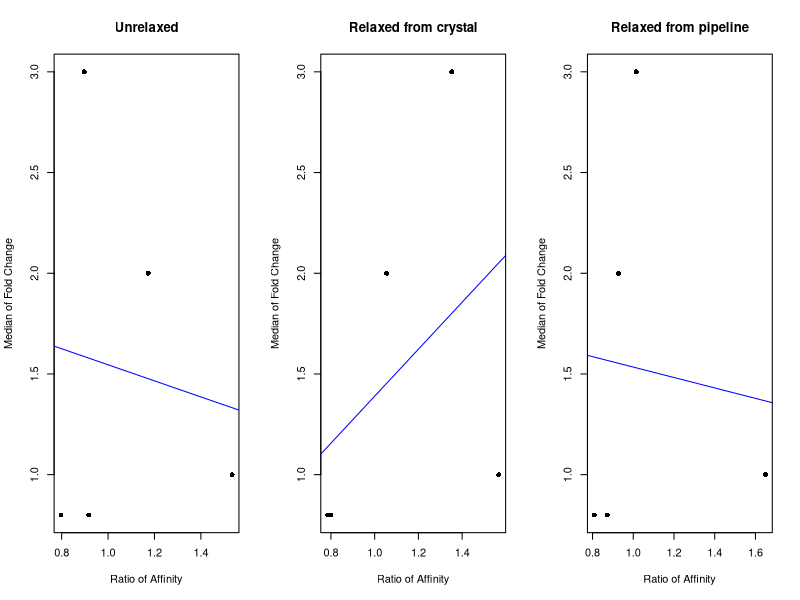
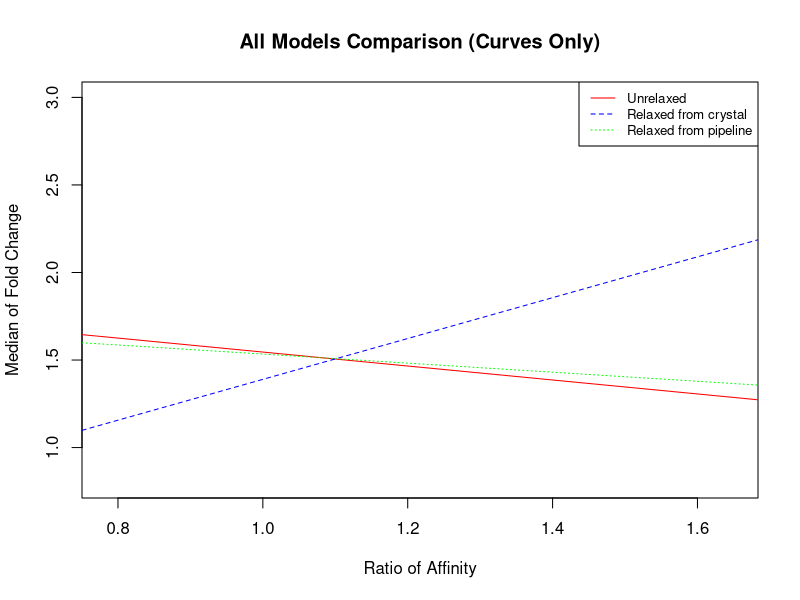
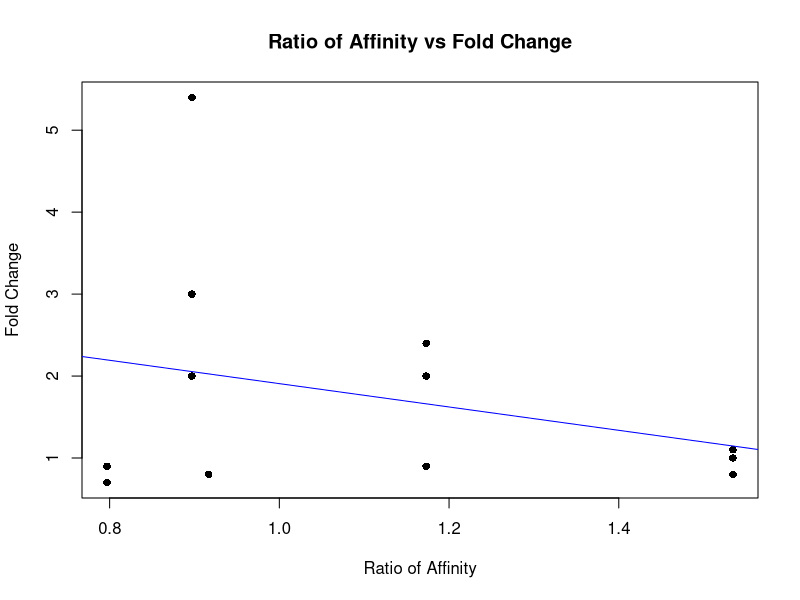
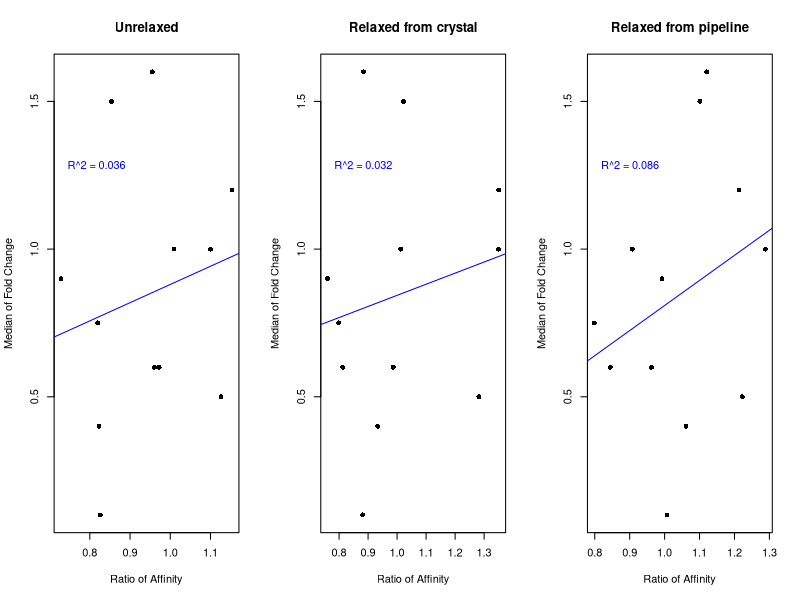
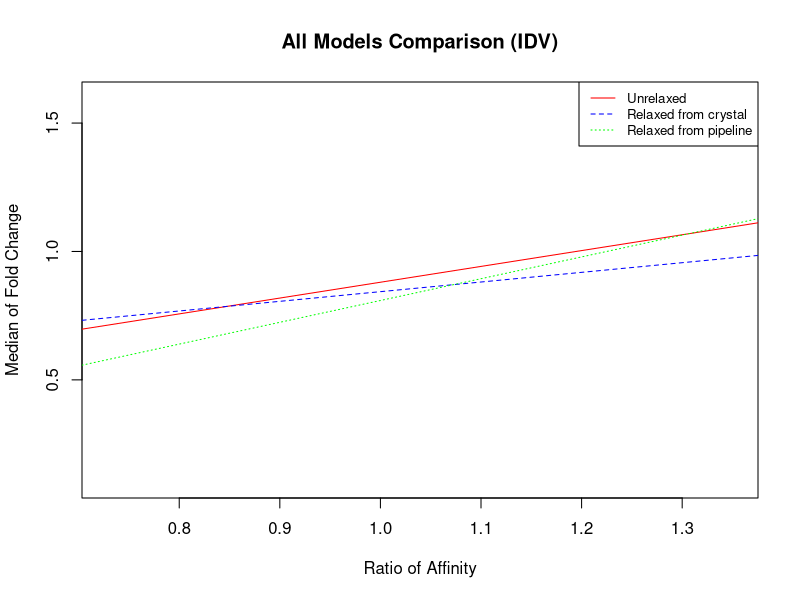
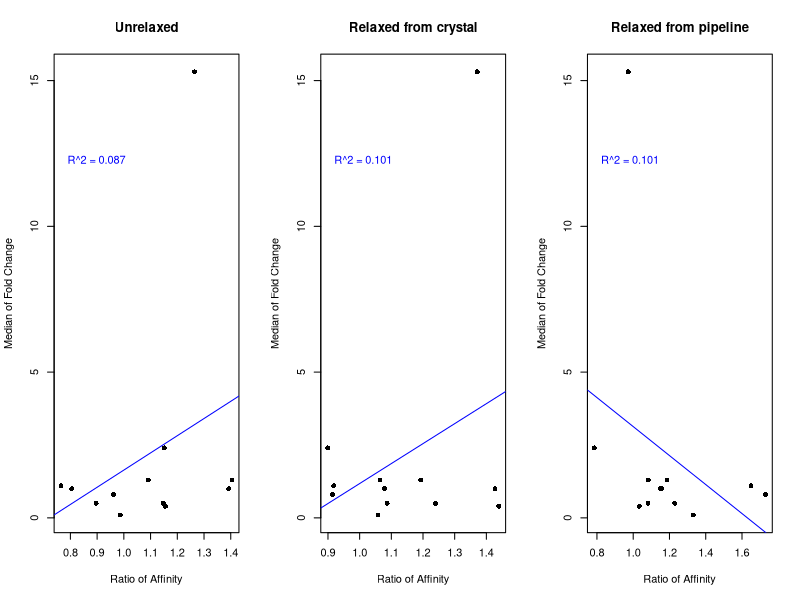
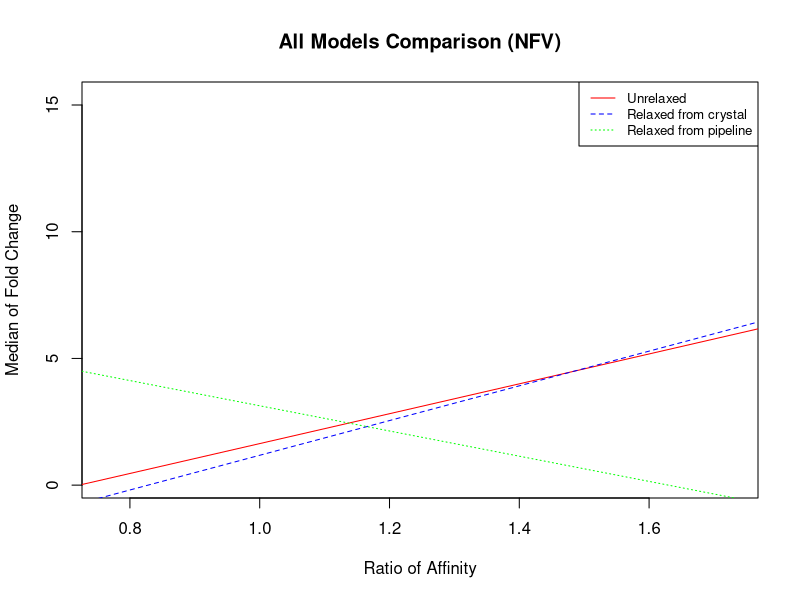
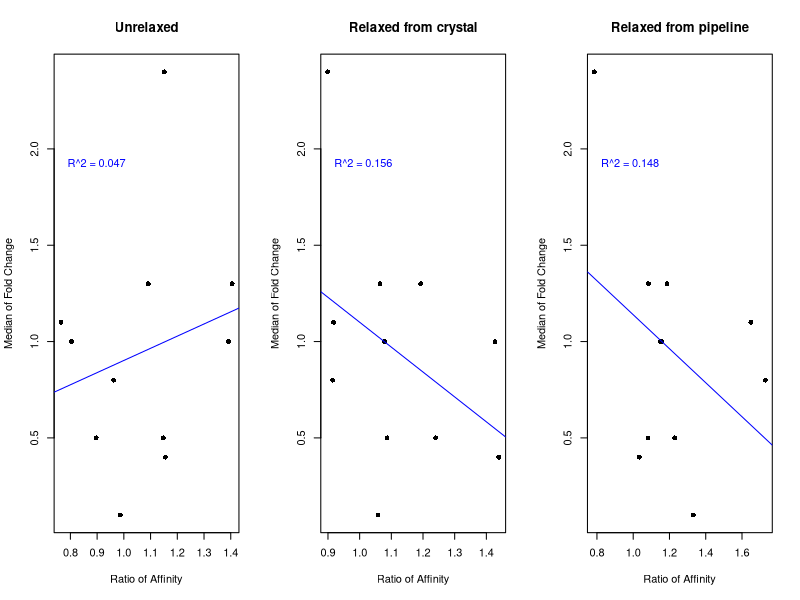

The R source for these figures, in order:
## ---- chunk 1
knitr::opts_chunk$set(echo = TRUE)
## ---- chunk 2
# Ratio of Affinity (unrelaxed)
affinity_unrelaxed <- c(0.897001049,1.534578927,0.796950766,0.916790973,1.173054378)

# Ratio of Affinity (Relaxed from crystal)
affinity_RelaxFromCrystal <- c(1.352603262,1.567577547,0.799184248,0.78491542,1.054536388)

# Ratio of Affinity (Relaxed from pipeline)
affinity_RelaxFromPipeline <- c(1.014825526,1.649007801,0.871906525,0.808731157,0.927492651)

# Median FC
FC_median <- c(3,1,0.8,0.8,2)

# plot all the plots
par(mfrow = c(1, 3))
plot(affinity_unrelaxed, FC_median, main = "Unrelaxed", xlab = "Ratio of Affinity", ylab = "Median of Fold Change", pch = 16)
linear_model <- lm(FC_median ~ affinity_unrelaxed)
summary(linear_model)
abline(linear_model, col = "blue")
plot(affinity_RelaxFromCrystal, FC_median, main = "Relaxed from crystal", xlab = "Ratio of Affinity", ylab = "Median of Fold Change", pch = 16)
linear_model <- lm(FC_median ~ affinity_RelaxFromCrystal)
summary(linear_model)
abline(linear_model, col = "blue")
plot(affinity_RelaxFromPipeline, FC_median, main = "Relaxed from pipeline", xlab = "Ratio of Affinity", ylab = "Median of Fold Change", pch = 16)
linear_model <- lm(FC_median ~ affinity_RelaxFromPipeline)
summary(linear_model)
abline(linear_model, col = "blue")
par(mfrow = c(1, 1))

# Plot the curves
plot(affinity_unrelaxed, FC_median, type = "n",  # type = "n" creates an empty plot
     main = "All Models Comparison (Curves Only)", 
     xlab = "Ratio of Affinity", ylab = "Median of Fold Change", 
     xlim = range(c(affinity_unrelaxed, affinity_RelaxFromCrystal, affinity_RelaxFromPipeline)), 
     ylim = range(FC_median))
abline(lm(FC_median ~ affinity_unrelaxed), col = "red", lty = 1)
abline(lm(FC_median ~ affinity_RelaxFromCrystal), col = "blue", lty = 2)
abline(lm(FC_median ~ affinity_RelaxFromPipeline), col = "green", lty = 3)
legend("topright", legend = c("Unrelaxed", "Relaxed from crystal", "Relaxed from pipeline"), 
       col = c("red", "blue", "green"), lty = c(1, 2, 3), cex = 0.8)

# FC
FC <- c(5.4,2,3,1,1.1,0.8,0.7,0.9,0.8,2.4,2,0.9)
affinity_unrelaxed_FC <- c(0.897001049,0.897001049,0.897001049,1.534578927,1.534578927,1.534578927,0.796950766,0.796950766,0.916790973,1.173054378,1.173054378,1.173054378)
plot(affinity_unrelaxed_FC, FC, main = "Ratio of Affinity vs Fold Change", xlab = "Ratio of Affinity", ylab = "Fold Change", pch = 16)
linear_model <- lm(FC ~ affinity_unrelaxed_FC)
summary(linear_model)
abline(linear_model, col = "blue")

## ---- chunk 3
# Ratio of Affinity (unrelaxed)
affinity_unrelaxed <- c(0.854338081, 1.126120987, 0.972350191, 0.825845588, 1.100121877, 0.822695752, 0.960595423, 0.728228423, 0.819437744, 1.009070072, 1.153778771, 0.95546618)

# Ratio of Affinity (Relaxed from crystal)
affinity_RelaxFromCrystal <- c(1.02282427,1.282074005,0.986741994,0.880965098,1.34955373,0.933309457,0.812604685,0.760600972,0.798239898,1.012549727,1.350480416,0.884335874)

# Ratio of Affinity (Relaxed from pipeline)
affinity_RelaxFromPipeline <- c(1.10101938,1.222653254,0.962110537,1.006590621,1.288664059,1.06118098,0.844659655,0.992419404,0.798666933,0.907603974,1.213313502,1.120532326)


# Median FC
FC_median <- c(1.5,0.5,0.6,0.1,1,0.4,0.6,0.9,0.75,1,1.2,1.6)

# Specify the file path for the output image
png("IDV1.png", width = 2000, height = 1500, res = 300)
par(mfrow = c(1, 3))  # Set up for a 1x3 grid of plots

# Plot 1: Unrelaxed
plot(affinity_unrelaxed, FC_median, main = "Unrelaxed", xlab = "Ratio of Affinity", ylab = "Median of Fold Change", pch = 16)
linear_model <- lm(FC_median ~ affinity_unrelaxed)
summary(linear_model)
abline(linear_model, col = "blue")
r_squared <- summary(linear_model)$r.squared  # Extract R^2
text(x = min(affinity_unrelaxed), y = max(FC_median) * 0.8, labels = paste("R^2 =", round(r_squared, 3)), pos = 4, col = "blue")

# Plot 2: Relaxed from crystal
plot(affinity_RelaxFromCrystal, FC_median, main = "Relaxed from crystal", xlab = "Ratio of Affinity", ylab = "Median of Fold Change", pch = 16)
linear_model <- lm(FC_median ~ affinity_RelaxFromCrystal)
summary(linear_model)
abline(linear_model, col = "blue")
r_squared <- summary(linear_model)$r.squared
text(x = min(affinity_RelaxFromCrystal), y = max(FC_median) * 0.8, labels = paste("R^2 =", round(r_squared, 3)), pos = 4, col = "blue")

# Plot 3: Relaxed from pipeline
plot(affinity_RelaxFromPipeline, FC_median, main = "Relaxed from pipeline", xlab = "Ratio of Affinity", ylab = "Median of Fold Change", pch = 16)
linear_model <- lm(FC_median ~ affinity_RelaxFromPipeline)
summary(linear_model)
abline(linear_model, col = "blue")
r_squared <- summary(linear_model)$r.squared
text(x = min(affinity_RelaxFromPipeline), y = max(FC_median) * 0.8, labels = paste("R^2 =", round(r_squared, 3)), pos = 4, col = "blue")
# Close the device to save IDV1.png
dev.off()

par(mfrow = c(1, 1))  # Reset plotting layout

# Plot the curves
png("IDV2.png", width = 2000, height = 1500, res = 300)
plot(affinity_unrelaxed, FC_median, type = "n",  # type = "n" creates an empty plot
     main = "All Models Comparison (IDV)", 
     xlab = "Ratio of Affinity", ylab = "Median of Fold Change", 
     xlim = range(c(affinity_unrelaxed, affinity_RelaxFromCrystal, affinity_RelaxFromPipeline)), 
     ylim = range(FC_median))
abline(lm(FC_median ~ affinity_unrelaxed), col = "red", lty = 1)
abline(lm(FC_median ~ affinity_RelaxFromCrystal), col = "blue", lty = 2)
abline(lm(FC_median ~ affinity_RelaxFromPipeline), col = "green", lty = 3)
legend("topright", legend = c("Unrelaxed", "Relaxed from crystal", "Relaxed from pipeline"), 
       col = c("red", "blue", "green"), lty = c(1, 2, 3), cex = 0.8)

# Close the device to save the file
dev.off()

# Plot the curves
png("IDV3.png", width = 2000, height = 1500, res = 300)


# Close the device to save the file
dev.off()
## ---- chunk 4
# Ratio of Affinity (unrelaxed)
affinity_unrelaxed <- c(1.091480187,1.155509207,1.147314693,0.986384536,1.392486308,0.896273929,0.961480544,0.764748027,0.804897728,1.405058743,1.264139411,1.151333868)

# Ratio of Affinity (Relaxed from crystal)
affinity_RelaxFromCrystal <- c(1.064085097,1.439161535,1.239692876,1.057591106,1.42733447,1.086663134,0.914576514,0.917969682,1.07845639,1.192706031,1.371224651,0.898933313)

# Ratio of Affinity (Relaxed from pipeline)
affinity_RelaxFromPipeline <- c(1.186327878,1.033789616,1.081736675,1.330627302,1.149443393,1.229004772,1.729249956,1.649221434,1.156659745,1.083926144,0.972314323,0.785447378)

# Median FC
FC_median <- c(1.3,0.4,0.5,0.1,1,0.5,0.8,1.1,1,1.3,15.3,2.4)

# plot all the plots
png("NFV1.png", width = 2000, height = 1500, res = 300)
par(mfrow = c(1, 3))
plot(affinity_unrelaxed, FC_median, main = "Unrelaxed", xlab = "Ratio of Affinity", ylab = "Median of Fold Change", pch = 16)
linear_model <- lm(FC_median ~ affinity_unrelaxed)
summary(linear_model)
abline(linear_model, col = "blue")
r_squared <- summary(linear_model)$r.squared  # Extract R^2
text(x = min(affinity_unrelaxed), y = max(FC_median) * 0.8, labels = paste("R^2 =", round(r_squared, 3)), pos = 4, col = "blue")

plot(affinity_RelaxFromCrystal, FC_median, main = "Relaxed from crystal", xlab = "Ratio of Affinity", ylab = "Median of Fold Change", pch = 16)
linear_model <- lm(FC_median ~ affinity_RelaxFromCrystal)
summary(linear_model)
abline(linear_model, col = "blue")
r_squared <- summary(linear_model)$r.squared
text(x = min(affinity_RelaxFromCrystal), y = max(FC_median) * 0.8, labels = paste("R^2 =", round(r_squared, 3)), pos = 4, col = "blue")

plot(affinity_RelaxFromPipeline, FC_median, main = "Relaxed from pipeline", xlab = "Ratio of Affinity", ylab = "Median of Fold Change", pch = 16)
linear_model <- lm(FC_median ~ affinity_RelaxFromPipeline)
summary(linear_model)
abline(linear_model, col = "blue")
r_squared <- summary(linear_model)$r.squared
text(x = min(affinity_RelaxFromPipeline), y = max(FC_median) * 0.8, labels = paste("R^2 =", round(r_squared, 3)), pos = 4, col = "blue")

# Close the device to save the file
dev.off()
par(mfrow = c(1, 1))
# Plot the curves
png("NFV2.png", width = 2000, height = 1500, res = 300)
plot(affinity_unrelaxed, FC_median, type = "n",  # type = "n" creates an empty plot
     main = "All Models Comparison (NFV)", 
     xlab = "Ratio of Affinity", ylab = "Median of Fold Change", 
     xlim = range(c(affinity_unrelaxed, affinity_RelaxFromCrystal, affinity_RelaxFromPipeline)), 
     ylim = range(FC_median))
abline(lm(FC_median ~ affinity_unrelaxed), col = "red", lty = 1)
abline(lm(FC_median ~ affinity_RelaxFromCrystal), col = "blue", lty = 2)
abline(lm(FC_median ~ affinity_RelaxFromPipeline), col = "green", lty = 3)
legend("topright", legend = c("Unrelaxed", "Relaxed from crystal", "Relaxed from pipeline"), 
       col = c("red", "blue", "green"), lty = c(1, 2, 3), cex = 0.8)
# Close the device to save the file
dev.off()
## ---- chunk 5
# Ratio of Affinity (unrelaxed)
affinity_unrelaxed <- c(1.091480187,1.155509207,1.147314693,0.986384536,1.392486308,0.896273929,0.961480544,0.764748027,0.804897728,1.405058743,1.151333868)

# Ratio of Affinity (Relaxed from crystal)
affinity_RelaxFromCrystal <- c(1.064085097,1.439161535,1.239692876,1.057591106,1.42733447,1.086663134,0.914576514,0.917969682,1.07845639,1.192706031,0.898933313)

# Ratio of Affinity (Relaxed from pipeline)
affinity_RelaxFromPipeline <- c(1.186327878,1.033789616,1.081736675,1.330627302,1.149443393,1.229004772,1.729249956,1.649221434,1.156659745,1.083926144,0.785447378)

# Median FC
FC_median <- c(1.3,0.4,0.5,0.1,1,0.5,0.8,1.1,1,1.3,2.4)

# plot all the plots
png("NFV_out1.png", width = 2000, height = 1500, res = 300)
par(mfrow = c(1, 3))
plot(affinity_unrelaxed, FC_median, main = "Unrelaxed", xlab = "Ratio of Affinity", ylab = "Median of Fold Change", pch = 16)
linear_model <- lm(FC_median ~ affinity_unrelaxed)
summary(linear_model)
abline(linear_model, col = "blue")
r_squared <- summary(linear_model)$r.squared  # Extract R^2
text(x = min(affinity_unrelaxed), y = max(FC_median) * 0.8, labels = paste("R^2 =", round(r_squared, 3)), pos = 4, col = "blue")

plot(affinity_RelaxFromCrystal, FC_median, main = "Relaxed from crystal", xlab = "Ratio of Affinity", ylab = "Median of Fold Change", pch = 16)
linear_model <- lm(FC_median ~ affinity_RelaxFromCrystal)
summary(linear_model)
abline(linear_model, col = "blue")
r_squared <- summary(linear_model)$r.squared
text(x = min(affinity_RelaxFromCrystal), y = max(FC_median) * 0.8, labels = paste("R^2 =", round(r_squared, 3)), pos = 4, col = "blue")

plot(affinity_RelaxFromPipeline, FC_median, main = "Relaxed from pipeline", xlab = "Ratio of Affinity", ylab = "Median of Fold Change", pch = 16)
linear_model <- lm(FC_median ~ affinity_RelaxFromPipeline)
summary(linear_model)
abline(linear_model, col = "blue")
r_squared <- summary(linear_model)$r.squared
text(x = min(affinity_RelaxFromPipeline), y = max(FC_median) * 0.8, labels = paste("R^2 =", round(r_squared, 3)), pos = 4, col = "blue")

# Close the device to save the file
dev.off()
par(mfrow = c(1, 1))
# Plot the curves
png("NFV_out2.png", width = 2000, height = 1500, res = 300)
plot(affinity_unrelaxed, FC_median, type = "n",  # type = "n" creates an empty plot
     main = "All Models Comparison (NFV without outliers)", 
     xlab = "Ratio of Affinity", ylab = "Median of Fold Change", 
     xlim = range(c(affinity_unrelaxed, affinity_RelaxFromCrystal, affinity_RelaxFromPipeline)), 
     ylim = range(FC_median))
abline(lm(FC_median ~ affinity_unrelaxed), col = "red", lty = 1)
abline(lm(FC_median ~ affinity_RelaxFromCrystal), col = "blue", lty = 2)
abline(lm(FC_median ~ affinity_RelaxFromPipeline), col = "green", lty = 3)
legend("topright", legend = c("Unrelaxed", "Relaxed from crystal", "Relaxed from pipeline"), 
       col = c("red", "blue", "green"), lty = c(1, 2, 3), cex = 0.8)
# Close the device to save the file
dev.off()
## ---- chunk 6
# Ratio of Affinity (unrelaxed)
affinity_unrelaxed <- c(1.031875358,1.243511628,0.900923988,1.301665257,0.967093311,0.965524315,0.722806632,0.85946024,0.863900473,0.912902342)

# Ratio of Affinity (Relaxed from crystal)
affinity_RelaxFromCrystal <- c(1.109366813,1.465283174,1.13005981,1.805011528,1.250370683,1.105184606,0.959012485,1.34354006,1.137829472,1.012616126)

# Ratio of Affinity (Relaxed from pipeline)
affinity_RelaxFromPipeline <- c(1.064580449,1.047035223,0.862839023,1.466713516,0.974025292,0.718515784,0.805306039,1.094202983,1.106146988,1.164363485)

# Median FC
FC_median <- c(1.3,0.4,0.7,0.95,0.5,0.6,1,0.6,6.1,0.5)

# plot all the plots
png("SQV1.png", width = 2000, height = 1500, res = 300)
par(mfrow = c(1, 3))
plot(affinity_unrelaxed, FC_median, main = "Unrelaxed", xlab = "Ratio of Affinity", ylab = "Median of Fold Change", pch = 16)
linear_model <- lm(FC_median ~ affinity_unrelaxed)
summary(linear_model)
abline(linear_model, col = "blue")
r_squared <- summary(linear_model)$r.squared  # Extract R^2
text(x = min(affinity_unrelaxed), y = max(FC_median) * 0.8, labels = paste("R^2 =", round(r_squared, 3)), pos = 4, col = "blue")

plot(affinity_RelaxFromCrystal, FC_median, main = "Relaxed from crystal", xlab = "Ratio of Affinity", ylab = "Median of Fold Change", pch = 16)
linear_model <- lm(FC_median ~ affinity_RelaxFromCrystal)
summary(linear_model)
abline(linear_model, col = "blue")
r_squared <- summary(linear_model)$r.squared
text(x = min(affinity_RelaxFromCrystal), y = max(FC_median) * 0.8, labels = paste("R^2 =", round(r_squared, 3)), pos = 4, col = "blue")

plot(affinity_RelaxFromPipeline, FC_median, main = "Relaxed from pipeline", xlab = "Ratio of Affinity", ylab = "Median of Fold Change", pch = 16)
linear_model <- lm(FC_median ~ affinity_RelaxFromPipeline)
summary(linear_model)
abline(linear_model, col = "blue")
r_squared <- summary(linear_model)$r.squared
text(x = min(affinity_RelaxFromPipeline), y = max(FC_median) * 0.8, labels = paste("R^2 =", round(r_squared, 3)), pos = 4, col = "blue")

# Close the device to save the file
dev.off()
par(mfrow = c(1, 1))
# Plot the curves
png("SQV2.png", width = 2000, height = 1500, res = 300)
plot(affinity_unrelaxed, FC_median, type = "n",  # type = "n" creates an empty plot
     main = "All Models Comparison (SQV)", 
     xlab = "Ratio of Affinity", ylab = "Median of Fold Change", 
     xlim = range(c(affinity_unrelaxed, affinity_RelaxFromCrystal, affinity_RelaxFromPipeline)), 
     ylim = range(FC_median))
abline(lm(FC_median ~ affinity_unrelaxed), col = "red", lty = 1)
abline(lm(FC_median ~ affinity_RelaxFromCrystal), col = "blue", lty = 2)
abline(lm(FC_median ~ affinity_RelaxFromPipeline), col = "green", lty = 3)
legend("topright", legend = c("Unrelaxed", "Relaxed from crystal", "Relaxed from pipeline"), 
       col = c("red", "blue", "green"), lty = c(1, 2, 3), cex = 0.8)
# Close the device to save the file
dev.off()
## ---- chunk 7
# Ratio of Affinity (unrelaxed)
affinity_unrelaxed <- c(1.031875358,1.243511628,0.900923988,1.301665257,0.967093311,0.965524315,0.722806632,0.85946024,0.912902342)

# Ratio of Affinity (Relaxed from crystal)
affinity_RelaxFromCrystal <- c(1.109366813,1.465283174,1.13005981,1.805011528,1.250370683,1.105184606,0.959012485,1.34354006,1.012616126)

# Ratio of Affinity (Relaxed from pipeline)
affinity_RelaxFromPipeline <- c(1.064580449,1.047035223,0.862839023,1.466713516,0.974025292,0.718515784,0.805306039,1.094202983,1.164363485)

# Median FC
FC_median <- c(1.3,0.4,0.7,0.95,0.5,0.6,1,0.6,0.5)

# plot all the plots
png("SQV_out1.png", width = 2000, height = 1500, res = 300)
par(mfrow = c(1, 3))
plot(affinity_unrelaxed, FC_median, main = "Unrelaxed", xlab = "Ratio of Affinity", ylab = "Median of Fold Change", pch = 16)
linear_model <- lm(FC_median ~ affinity_unrelaxed)
summary(linear_model)
abline(linear_model, col = "blue")
r_squared <- summary(linear_model)$r.squared  # Extract R^2
text(x = min(affinity_unrelaxed), y = max(FC_median) * 0.8, labels = paste("R^2 =", round(r_squared, 3)), pos = 4, col = "blue")

plot(affinity_RelaxFromCrystal, FC_median, main = "Relaxed from crystal", xlab = "Ratio of Affinity", ylab = "Median of Fold Change", pch = 16)
linear_model <- lm(FC_median ~ affinity_RelaxFromCrystal)
summary(linear_model)
abline(linear_model, col = "blue")
r_squared <- summary(linear_model)$r.squared
text(x = min(affinity_RelaxFromCrystal), y = max(FC_median) * 0.8, labels = paste("R^2 =", round(r_squared, 3)), pos = 4, col = "blue")

plot(affinity_RelaxFromPipeline, FC_median, main = "Relaxed from pipeline", xlab = "Ratio of Affinity", ylab = "Median of Fold Change", pch = 16)
linear_model <- lm(FC_median ~ affinity_RelaxFromPipeline)
summary(linear_model)
abline(linear_model, col = "blue")
r_squared <- summary(linear_model)$r.squared
text(x = min(affinity_RelaxFromPipeline), y = max(FC_median) * 0.8, labels = paste("R^2 =", round(r_squared, 3)), pos = 4, col = "blue")

# Close the device to save the file
dev.off()
par(mfrow = c(1, 1))
# Plot the curves
png("SQV_out2.png", width = 2000, height = 1500, res = 300)
plot(affinity_unrelaxed, FC_median, type = "n",  # type = "n" creates an empty plot
     main = "All Models Comparison (SQV without outliers)", 
     xlab = "Ratio of Affinity", ylab = "Median of Fold Change", 
     xlim = range(c(affinity_unrelaxed, affinity_RelaxFromCrystal, affinity_RelaxFromPipeline)), 
     ylim = range(FC_median))
abline(lm(FC_median ~ affinity_unrelaxed), col = "red", lty = 1)
abline(lm(FC_median ~ affinity_RelaxFromCrystal), col = "blue", lty = 2)
abline(lm(FC_median ~ affinity_RelaxFromPipeline), col = "green", lty = 3)
legend("topright", legend = c("Unrelaxed", "Relaxed from crystal", "Relaxed from pipeline"), 
       col = c("red", "blue", "green"), lty = c(1, 2, 3), cex = 0.8)
# Close the device to save the file
dev.off()
## ---- chunk 8
# Ratio of Affinity (unrelaxed)
affinity_unrelaxed <- c(0.778859282,0.915708022,1.286583194,0.877899956,0.755963532,0.833363059,0.835707918,1.180246554)

# Ratio of Affinity (Relaxed from crystal)
affinity_RelaxFromCrystal <- c(0.957257353,1.04672122,1.269996827,1.131051956,0.956755067,0.894593315,0.876484379,1.220895691)

# Ratio of Affinity (Relaxed from pipeline)
affinity_RelaxFromPipeline <- c(0.933782477,1.049669126,1.183128858,0.959789333,0.872106388,0.761131063,0.909272792,1.263683094)

# Median FC
FC_median <- c(1.6,0.6,1.1,0.5,0.5,0.8,0.9,0.4)

# plot all the plots
png("LPV1.png", width = 2000, height = 1500, res = 300)
par(mfrow = c(1, 3))
plot(affinity_unrelaxed, FC_median, main = "Unrelaxed", xlab = "Ratio of Affinity", ylab = "Median of Fold Change", pch = 16)
linear_model <- lm(FC_median ~ affinity_unrelaxed)
summary(linear_model)
abline(linear_model, col = "blue")
r_squared <- summary(linear_model)$r.squared  # Extract R^2
text(x = min(affinity_unrelaxed), y = max(FC_median) * 0.8, labels = paste("R^2 =", round(r_squared, 3)), pos = 4, col = "blue")

plot(affinity_RelaxFromCrystal, FC_median, main = "Relaxed from crystal", xlab = "Ratio of Affinity", ylab = "Median of Fold Change", pch = 16)
linear_model <- lm(FC_median ~ affinity_RelaxFromCrystal)
summary(linear_model)
abline(linear_model, col = "blue")
r_squared <- summary(linear_model)$r.squared
text(x = min(affinity_RelaxFromCrystal), y = max(FC_median) * 0.8, labels = paste("R^2 =", round(r_squared, 3)), pos = 4, col = "blue")

plot(affinity_RelaxFromPipeline, FC_median, main = "Relaxed from pipeline", xlab = "Ratio of Affinity", ylab = "Median of Fold Change", pch = 16)
linear_model <- lm(FC_median ~ affinity_RelaxFromPipeline)
summary(linear_model)
abline(linear_model, col = "blue")
r_squared <- summary(linear_model)$r.squared
text(x = min(affinity_RelaxFromPipeline), y = max(FC_median) * 0.8, labels = paste("R^2 =", round(r_squared, 3)), pos = 4, col = "blue")

# Close the device to save the file
dev.off()
par(mfrow = c(1, 1))
# Plot the curves
png("LPV2.png", width = 2000, height = 1500, res = 300)
plot(affinity_unrelaxed, FC_median, type = "n",  # type = "n" creates an empty plot
     main = "All Models Comparison (LPV)", 
     xlab = "Ratio of Affinity", ylab = "Median of Fold Change", 
     xlim = range(c(affinity_unrelaxed, affinity_RelaxFromCrystal, affinity_RelaxFromPipeline)), 
     ylim = range(FC_median))
abline(lm(FC_median ~ affinity_unrelaxed), col = "red", lty = 1)
abline(lm(FC_median ~ affinity_RelaxFromCrystal), col = "blue", lty = 2)
abline(lm(FC_median ~ affinity_RelaxFromPipeline), col = "green", lty = 3)
legend("topright", legend = c("Unrelaxed", "Relaxed from crystal", "Relaxed from pipeline"), 
       col = c("red", "blue", "green"), lty = c(1, 2, 3), cex = 0.8)
# Close the device to save the file
dev.off()
## ---- chunk 9
# ATV
# Ratio of Affinity (unrelaxed)
affinity_unrelaxed_ATV <- c(0.897001049,1.534578927,0.796950766,0.916790973,1.173054378)
# Ratio of Affinity (Relaxed from crystal)
affinity_RelaxFromCrystal_ATV <- c(1.352603262,1.567577547,0.799184248,0.78491542,1.054536388)
# Ratio of Affinity (Relaxed from pipeline)
affinity_RelaxFromPipeline_ATV <- c(1.014825526,1.649007801,0.871906525,0.808731157,0.927492651)
# Median FC
FC_median_ATV <- c(3,1,0.8,0.8,2)

# DRV
# Ratio of Affinity (unrelaxed)
affinity_unrelaxed_DRV <- c(1.312634387,0.876617981,0.893677937)
# Ratio of Affinity (Relaxed from crystal)
affinity_RelaxFromCrystal_DRV <- c(1.139530585,0.687031702,0.852309776)
# Ratio of Affinity (Relaxed from pipeline)
affinity_RelaxFromPipeline_DRV <- c(1.427931816,1.006875167,0.977540457)
# Median FC
FC_median_DRV <- c(0.9,0.8,0.6)

# IDV
# Ratio of Affinity (unrelaxed)
affinity_unrelaxed_IDV <- c(0.854338081, 1.126120987, 0.972350191, 0.825845588, 1.100121877, 0.822695752, 0.960595423, 0.728228423, 0.819437744, 1.009070072, 1.153778771, 0.95546618)
# Ratio of Affinity (Relaxed from crystal)
affinity_RelaxFromCrystal_IDV <- c(1.02282427,1.282074005,0.986741994,0.880965098,1.34955373,0.933309457,0.812604685,0.760600972,0.798239898,1.012549727,1.350480416,0.884335874)
# Ratio of Affinity (Relaxed from pipeline)
affinity_RelaxFromPipeline_IDV <- c(1.10101938,1.222653254,0.962110537,1.006590621,1.288664059,1.06118098,0.844659655,0.992419404,0.798666933,0.907603974,1.213313502,1.120532326)
# Median FC
FC_median_IDV <- c(1.5,0.5,0.6,0.1,1,0.4,0.6,0.9,0.75,1,1.2,1.6)

# LPV
# Ratio of Affinity (unrelaxed)
affinity_unrelaxed_LPV <- c(0.778859282,0.915708022,1.286583194,0.877899956,0.755963532,0.833363059,0.835707918,1.180246554)
# Ratio of Affinity (Relaxed from crystal)
affinity_RelaxFromCrystal_LPV <- c(0.957257353,1.04672122,1.269996827,1.131051956,0.956755067,0.894593315,0.876484379,1.220895691)
# Ratio of Affinity (Relaxed from pipeline)
affinity_RelaxFromPipeline_LPV <- c(0.933782477,1.049669126,1.183128858,0.959789333,0.872106388,0.761131063,0.909272792,1.263683094)
# Median FC
FC_median_LPV <- c(1.6,0.6,1.1,0.5,0.5,0.8,0.9,0.4)

# NFV
# Ratio of Affinity (unrelaxed)
affinity_unrelaxed_NFV <- c(1.091480187,1.155509207,1.147314693,0.986384536,1.392486308,0.896273929,0.961480544,0.764748027,0.804897728,1.405058743,1.264139411,1.151333868)
# Ratio of Affinity (Relaxed from crystal)
affinity_RelaxFromCrystal_NFV <- c(1.064085097,1.439161535,1.239692876,1.057591106,1.42733447,1.086663134,0.914576514,0.917969682,1.07845639,1.192706031,1.371224651,0.898933313)
# Ratio of Affinity (Relaxed from pipeline)
affinity_RelaxFromPipeline_NFV <- c(1.186327878,1.033789616,1.081736675,1.330627302,1.149443393,1.229004772,1.729249956,1.649221434,1.156659745,1.083926144,0.972314323,0.785447378)
# Median FC
FC_median_NFV <- c(1.3,0.4,0.5,0.1,1,0.5,0.8,1.1,1,1.3,15.3,2.4)

# SQV
# Ratio of Affinity (unrelaxed)
affinity_unrelaxed_SQV <- c(1.031875358,1.243511628,0.900923988,1.301665257,0.967093311,0.965524315,0.722806632,0.85946024,0.863900473,0.912902342)
# Ratio of Affinity (Relaxed from crystal)
affinity_RelaxFromCrystal_SQV <- c(1.109366813,1.465283174,1.13005981,1.805011528,1.250370683,1.105184606,0.959012485,1.34354006,1.137829472,1.012616126)
# Ratio of Affinity (Relaxed from pipeline)
affinity_RelaxFromPipeline_SQV <- c(1.064580449,1.047035223,0.862839023,1.466713516,0.974025292,0.718515784,0.805306039,1.094202983,1.106146988,1.164363485)
# Median FC
FC_median_SQV <- c(1.3,0.4,0.7,0.95,0.5,0.6,1,0.6,6.1,0.5)

# TPV
affinity_unrelaxed_TPV <- c(1.392665507,0.837786893,0.68749936)
# Ratio of Affinity (Relaxed from crystal)
affinity_RelaxFromCrystal_TPV <- c(1.369824202,0.969355825,0.873308432)
# Ratio of Affinity (Relaxed from pipeline)
affinity_RelaxFromPipeline_TPV <- c(1.223720785,0.877662339,0.699141879)
# Median FC
FC_median_TPV <- c(0.75,1.4,0.8)

# All data
affinity_unrelaxed <- c(affinity_unrelaxed_ATV, affinity_unrelaxed_DRV,affinity_unrelaxed_IDV,affinity_unrelaxed_LPV,affinity_unrelaxed_NFV,affinity_unrelaxed_SQV,affinity_unrelaxed_TPV)
affinity_RelaxFromCrystal <- c(affinity_RelaxFromCrystal_ATV, affinity_RelaxFromCrystal_DRV,affinity_RelaxFromCrystal_IDV,affinity_RelaxFromCrystal_LPV,affinity_RelaxFromCrystal_NFV,affinity_RelaxFromCrystal_SQV,affinity_RelaxFromCrystal_TPV)
affinity_RelaxFromPipeline <- c(affinity_RelaxFromPipeline_ATV, affinity_RelaxFromPipeline_DRV,affinity_RelaxFromPipeline_IDV,affinity_RelaxFromPipeline_LPV,affinity_RelaxFromPipeline_NFV,affinity_RelaxFromPipeline_SQV,affinity_RelaxFromPipeline_TPV)
FC_median <- c(FC_median_ATV,FC_median_DRV,FC_median_IDV,FC_median_LPV,FC_median_NFV,FC_median_SQV,FC_median_TPV)

# plot
# Combine all the drug names
drug_names <- rep(c("ATV", "DRV", "IDV", "LPV", "NFV", "SQV", "TPV"), times = c(5, 3, 12, 8, 12, 10, 3))
# Create color vector for different drugs
drug_colors <- c("ATV" = "red", "DRV" = "blue", "IDV" = "green", "LPV" = "purple", "NFV" = "orange", "SQV" = "pink", "TPV" = "cyan")
colors <- drug_colors[drug_names]

# Plot all the graphs with drug-specific colors
png("ALL1.png", width = 2000, height = 1500, res = 300)
par(mfrow = c(1, 3))

# Plot for unrelaxed affinity
plot(affinity_unrelaxed, FC_median, main = "Unrelaxed", xlab = "Ratio of Affinity", ylab = "Median of Fold Change", pch = 16, col = colors)
linear_model_unrelaxed <- lm(FC_median ~ affinity_unrelaxed)
summary(linear_model_unrelaxed)
abline(linear_model_unrelaxed, col = "blue")
# Add legend
legend("topright", legend = names(drug_colors), col = drug_colors, pch = 16, cex = 0.85, title = "Drug")

# Plot for Relaxed from crystal
plot(affinity_RelaxFromCrystal, FC_median, main = "Relaxed from crystal", xlab = "Ratio of Affinity", ylab = "Median of Fold Change", pch = 16, col = colors)
linear_model_crystal <- lm(FC_median ~ affinity_RelaxFromCrystal)
summary(linear_model_crystal)
abline(linear_model_crystal, col = "blue")
# Add legend
legend("topright", legend = names(drug_colors), col = drug_colors, pch = 16, cex = 0.85,title = "Drug")

# Plot for Relaxed from pipeline
plot(affinity_RelaxFromPipeline, FC_median, main = "Relaxed from pipeline", xlab = "Ratio of Affinity", ylab = "Median of Fold Change", pch = 16, col = colors)
linear_model_pipeline <- lm(FC_median ~ affinity_RelaxFromPipeline)
summary(linear_model_pipeline)
abline(linear_model_pipeline, col = "blue")
# Add legend
legend("topright", legend = names(drug_colors), col = drug_colors, pch = 16, cex = 0.85,title = "Drug")
# Close the device to save the file
dev.off()

par(mfrow = c(1, 1))  # Reset plot layout to 1x1


# Plot the curves
png("ALL2.png", width = 2000, height = 1500, res = 300)
plot(affinity_unrelaxed, FC_median, type = "n",  # type = "n" creates an empty plot
     main = "All Models Comparison (Curves Only)", 
     xlab = "Ratio of Affinity", ylab = "Median of Fold Change", 
     xlim = range(c(affinity_unrelaxed, affinity_RelaxFromCrystal, affinity_RelaxFromPipeline)), 
     ylim = range(FC_median))
abline(lm(FC_median ~ affinity_unrelaxed), col = "red", lty = 1)
abline(lm(FC_median ~ affinity_RelaxFromCrystal), col = "blue", lty = 2)
abline(lm(FC_median ~ affinity_RelaxFromPipeline), col = "green", lty = 3)
legend("topright", legend = c("Unrelaxed", "Relaxed from crystal", "Relaxed from pipeline"), 
       col = c("red", "blue", "green"), lty = c(1, 2, 3), cex = 0.8)
# Close the device to save the file
dev.off()

## ---- chunk 10
# ATV
# Ratio of Affinity (unrelaxed)
affinity_unrelaxed_ATV <- c(0.897001049,1.534578927,0.796950766,0.916790973,1.173054378)
# Ratio of Affinity (Relaxed from crystal)
affinity_RelaxFromCrystal_ATV <- c(1.352603262,1.567577547,0.799184248,0.78491542,1.054536388)
# Ratio of Affinity (Relaxed from pipeline)
affinity_RelaxFromPipeline_ATV <- c(1.014825526,1.649007801,0.871906525,0.808731157,0.927492651)
# Median FC
FC_median_ATV <- c(3,1,0.8,0.8,2)

# DRV
# Ratio of Affinity (unrelaxed)
affinity_unrelaxed_DRV <- c(1.312634387,0.876617981,0.893677937)
# Ratio of Affinity (Relaxed from crystal)
affinity_RelaxFromCrystal_DRV <- c(1.139530585,0.687031702,0.852309776)
# Ratio of Affinity (Relaxed from pipeline)
affinity_RelaxFromPipeline_DRV <- c(1.427931816,1.006875167,0.977540457)
# Median FC
FC_median_DRV <- c(0.9,0.8,0.6)

# IDV
# Ratio of Affinity (unrelaxed)
affinity_unrelaxed_IDV <- c(0.854338081, 1.126120987, 0.972350191, 0.825845588, 1.100121877, 0.822695752, 0.960595423, 0.728228423, 0.819437744, 1.009070072, 1.153778771, 0.95546618)
# Ratio of Affinity (Relaxed from crystal)
affinity_RelaxFromCrystal_IDV <- c(1.02282427,1.282074005,0.986741994,0.880965098,1.34955373,0.933309457,0.812604685,0.760600972,0.798239898,1.012549727,1.350480416,0.884335874)
# Ratio of Affinity (Relaxed from pipeline)
affinity_RelaxFromPipeline_IDV <- c(1.10101938,1.222653254,0.962110537,1.006590621,1.288664059,1.06118098,0.844659655,0.992419404,0.798666933,0.907603974,1.213313502,1.120532326)
# Median FC
FC_median_IDV <- c(1.5,0.5,0.6,0.1,1,0.4,0.6,0.9,0.75,1,1.2,1.6)

# LPV
# Ratio of Affinity (unrelaxed)
affinity_unrelaxed_LPV <- c(0.778859282,0.915708022,1.286583194,0.877899956,0.755963532,0.833363059,0.835707918,1.180246554)
# Ratio of Affinity (Relaxed from crystal)
affinity_RelaxFromCrystal_LPV <- c(0.957257353,1.04672122,1.269996827,1.131051956,0.956755067,0.894593315,0.876484379,1.220895691)
# Ratio of Affinity (Relaxed from pipeline)
affinity_RelaxFromPipeline_LPV <- c(0.933782477,1.049669126,1.183128858,0.959789333,0.872106388,0.761131063,0.909272792,1.263683094)
# Median FC
FC_median_LPV <- c(1.6,0.6,1.1,0.5,0.5,0.8,0.9,0.4)

# NFV
# Ratio of Affinity (unrelaxed)
affinity_unrelaxed_NFV <- c(1.091480187,1.155509207,1.147314693,0.986384536,1.392486308,0.896273929,0.961480544,0.764748027,0.804897728,1.405058743,1.151333868)
# Ratio of Affinity (Relaxed from crystal)
affinity_RelaxFromCrystal_NFV <- c(1.064085097,1.439161535,1.239692876,1.057591106,1.42733447,1.086663134,0.914576514,0.917969682,1.07845639,1.192706031,0.898933313)
# Ratio of Affinity (Relaxed from pipeline)
affinity_RelaxFromPipeline_NFV <- c(1.186327878,1.033789616,1.081736675,1.330627302,1.149443393,1.229004772,1.729249956,1.649221434,1.156659745,1.083926144,0.785447378)
# Median FC
FC_median_NFV <- c(1.3,0.4,0.5,0.1,1,0.5,0.8,1.1,1,1.3,2.4)

# SQV
# Ratio of Affinity (unrelaxed)
affinity_unrelaxed_SQV <- c(1.031875358,1.243511628,0.900923988,1.301665257,0.967093311,0.965524315,0.722806632,0.85946024,0.912902342)
# Ratio of Affinity (Relaxed from crystal)
affinity_RelaxFromCrystal_SQV <- c(1.109366813,1.465283174,1.13005981,1.805011528,1.250370683,1.105184606,0.959012485,1.34354006,1.012616126)
# Ratio of Affinity (Relaxed from pipeline)
affinity_RelaxFromPipeline_SQV <- c(1.064580449,1.047035223,0.862839023,1.466713516,0.974025292,0.718515784,0.805306039,1.094202983,1.164363485)
# Median FC
FC_median_SQV <- c(1.3,0.4,0.7,0.95,0.5,0.6,1,0.6,0.5)

# TPV
affinity_unrelaxed_TPV <- c(1.392665507,0.837786893,0.68749936)
# Ratio of Affinity (Relaxed from crystal)
affinity_RelaxFromCrystal_TPV <- c(1.369824202,0.969355825,0.873308432)
# Ratio of Affinity (Relaxed from pipeline)
affinity_RelaxFromPipeline_TPV <- c(1.223720785,0.877662339,0.699141879)
# Median FC
FC_median_TPV <- c(0.75,1.4,0.8)

# All data
affinity_unrelaxed <- c(affinity_unrelaxed_ATV, affinity_unrelaxed_DRV,affinity_unrelaxed_IDV,affinity_unrelaxed_LPV,affinity_unrelaxed_NFV,affinity_unrelaxed_SQV,affinity_unrelaxed_TPV)
affinity_RelaxFromCrystal <- c(affinity_RelaxFromCrystal_ATV, affinity_RelaxFromCrystal_DRV,affinity_RelaxFromCrystal_IDV,affinity_RelaxFromCrystal_LPV,affinity_RelaxFromCrystal_NFV,affinity_RelaxFromCrystal_SQV,affinity_RelaxFromCrystal_TPV)
affinity_RelaxFromPipeline <- c(affinity_RelaxFromPipeline_ATV, affinity_RelaxFromPipeline_DRV,affinity_RelaxFromPipeline_IDV,affinity_RelaxFromPipeline_LPV,affinity_RelaxFromPipeline_NFV,affinity_RelaxFromPipeline_SQV,affinity_RelaxFromPipeline_TPV)
FC_median <- c(FC_median_ATV,FC_median_DRV,FC_median_IDV,FC_median_LPV,FC_median_NFV,FC_median_SQV,FC_median_TPV)

# plot
# Combine all the drug names
drug_names <- rep(c("ATV", "DRV", "IDV", "LPV", "NFV", "SQV", "TPV"), times = c(5, 3, 12, 8, 12, 10, 3))
# Create color vector for different drugs
drug_colors <- c("ATV" = "red", "DRV" = "blue", "IDV" = "green", "LPV" = "purple", "NFV" = "orange", "SQV" = "pink", "TPV" = "cyan")
colors <- drug_colors[drug_names]

# Plot all the graphs with drug-specific colors
png("ALL_without1.png", width = 2000, height = 1500, res = 300)
par(mfrow = c(1, 3))

# Plot for unrelaxed affinity
plot(affinity_unrelaxed, FC_median, main = "Unrelaxed", xlab = "Ratio of Affinity", ylab = "Median of Fold Change", pch = 16, col = colors)
linear_model_unrelaxed <- lm(FC_median ~ affinity_unrelaxed)
summary(linear_model_unrelaxed)
abline(linear_model_unrelaxed, col = "blue")
# Add legend
legend("topright", legend = names(drug_colors), col = drug_colors, pch = 16, cex = 0.85, title = "Drug")

# Plot for Relaxed from crystal
plot(affinity_RelaxFromCrystal, FC_median, main = "Relaxed from crystal", xlab = "Ratio of Affinity", ylab = "Median of Fold Change", pch = 16, col = colors)
linear_model_crystal <- lm(FC_median ~ affinity_RelaxFromCrystal)
summary(linear_model_crystal)
abline(linear_model_crystal, col = "blue")
# Add legend
legend("topright", legend = names(drug_colors), col = drug_colors, pch = 16, cex = 0.85,title = "Drug")

# Plot for Relaxed from pipeline
plot(affinity_RelaxFromPipeline, FC_median, main = "Relaxed from pipeline", xlab = "Ratio of Affinity", ylab = "Median of Fold Change", pch = 16, col = colors)
linear_model_pipeline <- lm(FC_median ~ affinity_RelaxFromPipeline)
summary(linear_model_pipeline)
abline(linear_model_pipeline, col = "blue")
# Add legend
legend("topright", legend = names(drug_colors), col = drug_colors, pch = 16, cex = 0.85,title = "Drug")
# Close the device to save the file
dev.off()

par(mfrow = c(1, 1))  # Reset plot layout to 1x1


# Plot the curves
png("ALL_without2.png", width = 2000, height = 1500, res = 300)
plot(affinity_unrelaxed, FC_median, type = "n",  # type = "n" creates an empty plot
     main = "All Models Comparison (Curves Only)", 
     xlab = "Ratio of Affinity", ylab = "Median of Fold Change", 
     xlim = range(c(affinity_unrelaxed, affinity_RelaxFromCrystal, affinity_RelaxFromPipeline)), 
     ylim = range(FC_median))
abline(lm(FC_median ~ affinity_unrelaxed), col = "red", lty = 1)
abline(lm(FC_median ~ affinity_RelaxFromCrystal), col = "blue", lty = 2)
abline(lm(FC_median ~ affinity_RelaxFromPipeline), col = "green", lty = 3)
legend("topright", legend = c("Unrelaxed", "Relaxed from crystal", "Relaxed from pipeline"), 
       col = c("red", "blue", "green"), lty = c(1, 2, 3), cex = 0.8)
# Close the device to save the file
dev.off()
